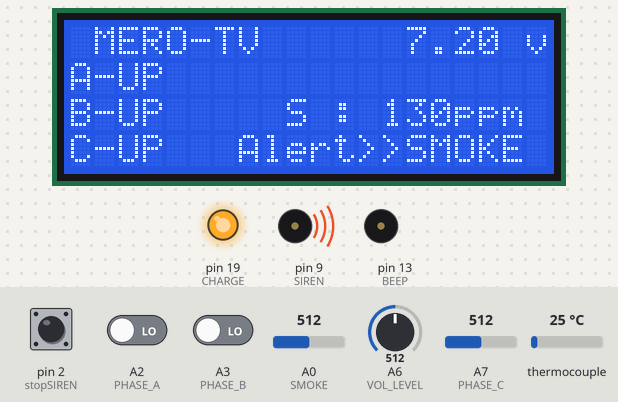
The sketch below on a simulated Arduino Nano, built with avr-gcc and run on an emulated ATmega328P. Shown: 20×4 character LCD, output pins drawn as LEDs (lit = HIGH), buzzer (waves = sounding, pin HIGH). Inputs (shaded band) come from the test bench; at power-on: A0 (SMOKE) = 512, thermocouple 25 °C, A6 (VOL_LEVEL) = 512, pin 2 (stopSIREN) HIGH, A2 (PHASE_A) LOW, A3 (PHASE_B) LOW, A7 (PHASE_C) = 512. What the sketch prints to the serial monitor is not drawn.

Above: at 1.2 s.
1.3 s: A0 (SMOKE) set to 411
At 3.03 s:
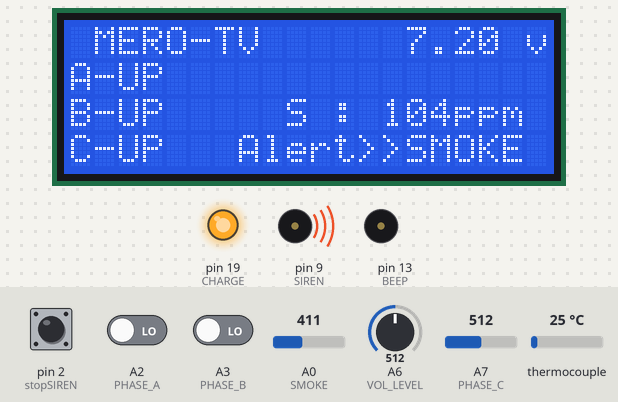
4.0 s: A0 (SMOKE) set to 380
At 4.4 s:
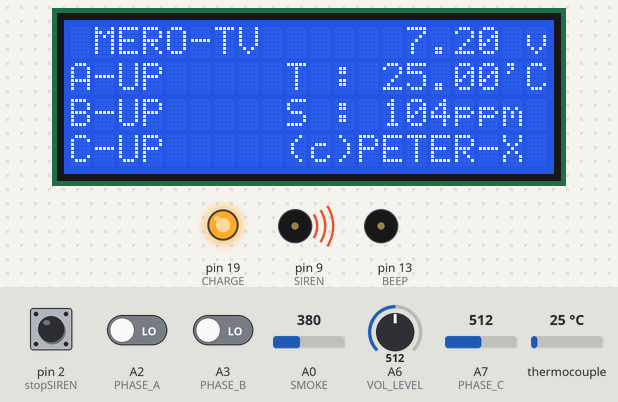
9.8 s: thermocouple set to 32 °C
At 12.1 s:
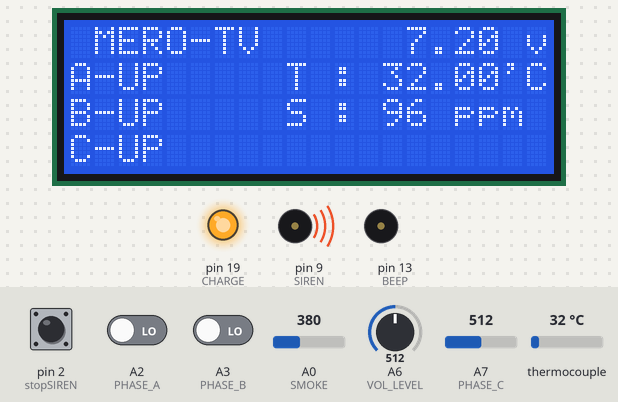
12.4 s: A6 (VOL_LEVEL) set to 479
At 12.99 s:
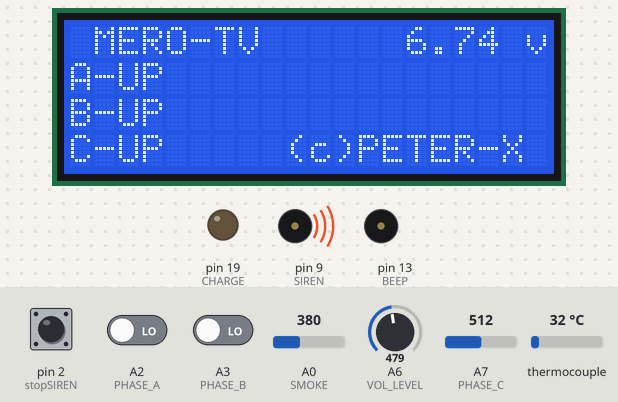
15.1 s: pin 2 (stopSIREN) pulled LOW for 3.2 s
At 17.8 s:
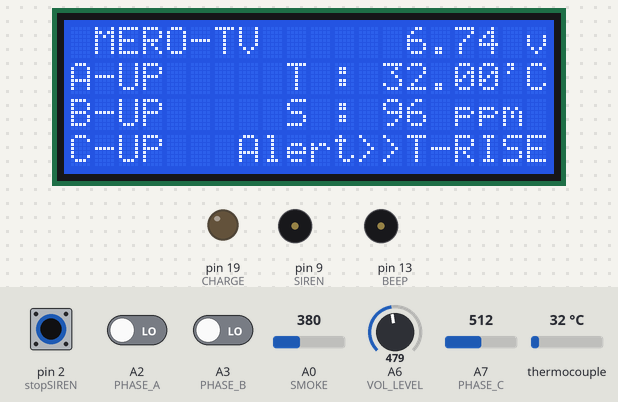
24.3 s: A0 (SMOKE) set to 716
At 26.32 s:
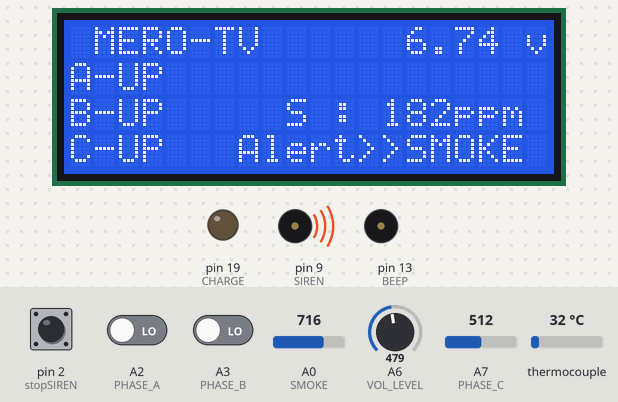
Timing chart, 0 to 29.1 s (numbered marks = the images above; inputs shaded):
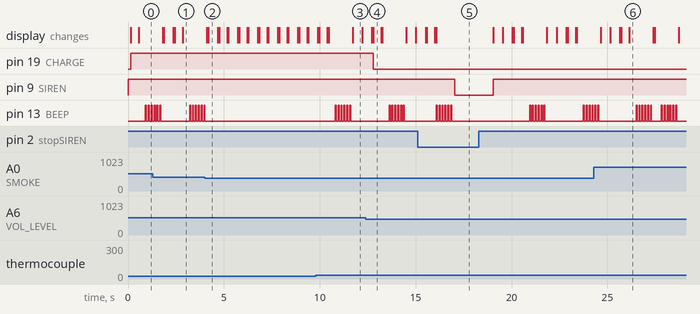

The sketch:

FirmwareMeroTvBackup.ino
```cpp
/*
 * MeroTV automation Firmware V1.0
 * October 2016
 * (c)edward basnet
 */
//  ----------------- Library Initialization  -----------------

//  capacitiveTouchPad
//  Define the digital pins used for the clock and data
#define SCL_PIN 4
#define SDO_PIN 5

/* Used to store the key state */
byte Key;

//  K-type Thermocouple
#include <max6675.h>

int thermo_so_pin  = 10;
int thermo_cs_pin  = 11;
int thermo_sck_pin = 12;

MAX6675 thermocouple(thermo_sck_pin, thermo_cs_pin, thermo_so_pin);

//  MQ-2 smoke sensor

//  LCD
/* * LCD RS pin to digital pin 12
 * LCD Enable pin to digital pin 11
 * LCD D4 pin to digital pin 5
 * LCD D5 pin to digital pin 4
 * LCD D6 pin to digital pin 3
 * LCD D7 pin to digital pin 2
 * LCD R/W pin to ground
 * LCD VSS pin to ground
 * LCD VCC pin to 5V
 * 10K resistor:
 * ends to +5V and ground
 * wiper to LCD VO pin (pin 3)
*/

#define LCD_RS 18
#define LCD_EN 15
#define LCD_D4 3
#define LCD_D5 6
#define LCD_D6 7
#define LCD_D7 8

#include <LiquidCrystal.h>

// initialize the library with the numbers of the interface pins
LiquidCrystal lcd(LCD_RS, LCD_EN, LCD_D4, LCD_D5, LCD_D6, LCD_D7);
/************************************************************************************/

//  Voltage level
#define VOL_LEVEL A6
float initVol, finalVol;
//  Charge Activation
#define CHARGE 19

/*********** AC phase detection **************/
#define PHASE_A A2
#define PHASE_B A3
#define PHASE_C A7

/********* Alarm **********/
#define SIREN 9
#define stopSIREN 2
#define BEEP 13

//Detect interrupt; if happen then activate touchpad and store the inputted value as Threshold

/*********** Smoke **********/
#define SMOKE A0
/****************************/

//  THRESHOLD voltage value for activate/deactivate the alerting mechanism
#define volUpperThreshold 12  //in volt
#define volLowerThreshold 7
#define tempUpperThreshold 29 //in 'C
#define tempLowerThreshold 23
#define smokeUpperThreshold 100  //analog value
#define smokeLowerThreshold 50
#define checkINTERVAL 120000  //in millisecond i.e. 1000ms = 1sec

boolean flag = LOW;

boolean A_flag = LOW, B_flag = LOW, C_flag = LOW;
unsigned long A_down_count = 0, B_down_count = 0, C_down_count = 0;
unsigned long A_down_time = 0, B_down_time = 0, C_down_time = 0;


/****************** Start of setup() *****************/
void setup() {
  pinMode(SIREN, OUTPUT);
  digitalWrite(SIREN, HIGH);  //initiatinging SIREN in off

// Initialise the serial interface
  Serial.begin(9600);

//Initialize LCD
  lcd.begin(20,4);

// Battery Voltage and activate/deactivate charging mechanism
  pinMode(VOL_LEVEL, INPUT);
  pinMode(CHARGE, OUTPUT);
  initVol = readVoltage();

//Initialize Smoke Sensor
  pinMode(SMOKE, INPUT);


//Initialize Temperature Sensor and Callibrate


//Initialize TouchPad
  /* Configure the clock and data pins */
  //pinMode(SCL_PIN, OUTPUT);
  //pinMode(SDO_PIN, INPUT);

//Detect AC Three Phase
  pinMode(PHASE_A, INPUT);
  pinMode(PHASE_B, INPUT);
  pinMode(PHASE_C, INPUT);

//Activate/Deactivate Alarm
  pinMode(BEEP, OUTPUT);
  pinMode(stopSIREN, INPUT);  //panic Switch used to turn off external siren
  pinMode(SIREN, OUTPUT);
  digitalWrite(SIREN, HIGH);  //initiatinging SIREN in off mode
}
/************ End of setup() ************/

/************************** main() Program *************************/


void loop() {
  Serial.println(digitalRead(stopSIREN));
  lcd.clear();
  lcd.begin(20,4);
  lcdPrint(1,0,"MERO-TV"); //arguments = setcursor(x, y), char
  lcdPrint(9,3,"(c)PETER-X");

//  AC phase online/offline status
// AC phase detection
  phaseA();
  if(millis() - A_down_time > checkINTERVAL){
    if(A_flag){
      lcdPrint(0,1,"A-DOWN");
      alert("A-DOWN",0,3000);
      }
    }else{
      lcdPrint(0,1,"        ");
      lcdPrint(0,1,"A-UP");
      }
  phaseB();
  if(millis() - B_down_time > checkINTERVAL){
    if(B_flag){
      lcdPrint(0,2,"B-DOWN");
      alert("B-DOWN",0,3000);
      }
    }else{
      lcdPrint(0,2,"        ");
      lcdPrint(0,2,"B-UP");
      }
  phaseC();
  if(millis() - C_down_time > checkINTERVAL){
    if(C_flag){
      lcdPrint(0,3,"C-DOWN");
      alert("C-DOWN",0,3000);
      }
    }else{
      lcdPrint(0,3,"        ");
      lcdPrint(0,3,"C-UP");
      }

//  Battery voltage level status
    //Serial.print("initVol : ");
    //Serial.println(initVol);
  float vol = readVoltage();
  lcd.setCursor(14,0);
  lcd.print(vol);
  lcdPrint(19,0,"v");
//  Battery Charging/Discharging
  if(vol <= volUpperThreshold && vol >= volLowerThreshold){
    digitalWrite(CHARGE, HIGH);
  }else digitalWrite(CHARGE, LOW);


//  Smoke Level
  int z = smokeSense();
  //Serial.print("Smoke : ");
  lcdPrint(9,2,"S : ");
  //Serial.println(smokeSense());
  lcd.setCursor(13,2);
  lcd.print(z);
  lcdPrint(16,2,"ppm");
  if(z >= smokeUpperThreshold){
      if(!digitalRead(stopSIREN)){
        for(int g = 0; g<=5; g++){
          lcd.setCursor(7, 3);
          lcd.print("             ");
          lcd.setCursor(7, 3);
          lcd.print("Alert>>");
          lcd.setCursor(14,3);
          lcd.print("SMOKE");
          digitalWrite(BEEP, HIGH);
          delay(50);
          digitalWrite(BEEP, LOW);
          delay(100);
       }
      }else{
          lcd.setCursor(7, 3);
          lcd.print("             ");
          lcd.setCursor(7, 3);
          lcd.print("Alert>>");
          lcd.setCursor(14,3);
          lcd.print("SMOKE");
        }
  alert("SMOKE",0,2000);
  }
    //Serial.println("Smoke detected");

  //}

//  Temperature Level
  float total = 0, temp;
  for(int n=1; n<=20; n++){
    temp = thermocouple.readCelsius();
    total += temp;
    delay(2);
  }
  total = total / 20.00;

  lcdPrint(9,1,"T : ");
  lcd.setCursor(13,1);
  lcd.print(total);
  lcdPrint(18,1,"'C");

  if(total >= tempUpperThreshold){
      if(!digitalRead(stopSIREN)){
        for(int g = 0; g<=5; g++){
          lcd.setCursor(7, 3);
          lcd.print("             ");
          lcd.setCursor(7, 3);
          lcd.print("Alert>>");
          lcd.setCursor(14,3);
          lcd.print("T-RISE");
          digitalWrite(BEEP, HIGH);
          delay(50);
          digitalWrite(BEEP, LOW);
          delay(100);
       }
      }else{
          lcd.setCursor(7, 3);
          lcd.print("             ");
          lcd.setCursor(7, 3);
          lcd.print("Alert>>");
          lcd.setCursor(14,3);
          lcd.print("T-RISE");
        }
    alert("T-RISE",0,2000);
    delay(500);
  }

    lcdPrint(9,3,"(c)PETER-X");
    delay(500);
}
/*******************End of main program*******************/

/***************** Phase Sense ******************/
void phaseA(){
    if(digitalRead(PHASE_A)){
      A_down_count++;
      if(A_down_count==1){
        A_down_time = millis();
        A_flag = HIGH;
        }
    }else{
      A_down_count=0;
      A_down_time = millis();
      A_flag = LOW;
      }
}

void phaseB(){
  if(digitalRead(PHASE_B)){
      B_down_count++;
      if(B_down_count==1){
        B_down_time = millis();
        B_flag = HIGH;
        }
    }else{
      B_down_count=0;
      B_down_time = millis();
      B_flag = LOW;
      }
}

void phaseC(){
  if(analogRead(PHASE_C)>=50){
      C_down_count++;
      if(C_down_count==1){
        C_down_time = millis();
        C_flag = HIGH;
        }
    }else{
      C_down_count=0;
      C_down_time = millis();
      C_flag = LOW;
      }
}

/************** Voltage Sense***********/
 float readVoltage()
{
  float vout = 0.0, vin = 0.0, R1 = 22000.0, R2 = 10000.0;
  int sensorValue = 0;
  //for(int k = 1; k<=20; k++){
  sensorValue = analogRead(VOL_LEVEL); //read the A0 pin value
  //Serial.println(sensorValue);
  //delay(20);
  //}
  //sensorValue = sensorValue / 19; //taking average value
  //Serial.println(sensorValue);
  vout = (sensorValue * 4.50) / 1024.0;   //(sensorValue * 5)/1023
  vin = vout / (R2 / (R1+R2));
  if(vin<0.09){vin = 0.0; //undesired reading
  }

  //Serial.print("Battery = ");
  //Serial.print(vin); //print the voltage to LCD
  //Serial.print(" v");
  //Serial.println();
 return vin;
}
/******* End of voltage level **********/

/*********** smoke **************/
int smokeSense(){
  int val, smokeValue = 0;
  for(int k = 0; k<=40; k++){
  smokeValue += analogRead(SMOKE);
  delay(10);
  }
  val = smokeValue / 40;
  val = map(val, 0, 1023, 0, 255);
  Serial.println(val);
 return val;
  }

/*********** print something on lcd ***********/
void lcdPrint(int x, int y, char *z){  //x for column no. , y for row no. , z for character
  lcd.setCursor(x, y);
  lcd.print(z);
  }

/*************** Alert ***************/
void alert(char* k, boolean l, int m){  //k for string, l for boolean Siren Activate or deactivate, m for delaTime
  Serial.println(digitalRead(stopSIREN));
  if(digitalRead(stopSIREN)) {
    lcd.setCursor(7, 3);
    lcd.print("Alert>>");
    lcd.setCursor(14,3);
    lcd.print(k);
    delay(350);
    Serial.println("I am inside stopSiren funtion");
    for(int g = 0; g<=5; g++){
      digitalWrite(BEEP, HIGH);
      delay(50);
      digitalWrite(BEEP, LOW);
      delay(100);
    }
    lcd.setCursor(7, 3);
    lcd.print("             ");
  }
  if(!digitalRead(stopSIREN)){
    lcd.setCursor(7, 3);
    lcd.print("Alert>>");
    lcd.setCursor(14,3);
    lcd.print(k);
    delay(50);
    digitalWrite(SIREN, l);
    delay(m);
    digitalWrite(SIREN, HIGH);
    lcd.setCursor(7, 3);
    lcd.print("             ");
    }
}


/* Read the state of the keypad */
/* byte Read_Keypad(void)
{
  byte Count;
  byte Key_State = 0;
  // Pulse the clock pin 16 times (one for each key of the keypad)
  //   and read the state of the data pin on each pulse
  for(Count = 1; Count <= 16; Count++)
  {
    digitalWrite(SCL_PIN, LOW);
    // If the data pin is low (active low mode) then store the
    //   current key number
    if (!digitalRead(SDO_PIN))
      Key_State = Count;
      digitalWrite(SCL_PIN, HIGH);
  }
  return Key_State;
}

//  End of Keypad
*/
```

Measured:
- the behaviour switches between 393 and 392 on A0 (SMOKE) (found by bisection; images 1 and 2)
- the behaviour switches between 28 and 29 °C on thermocouple (found by bisection; images 2 and 3)
- the behaviour switches between 498 and 497 on A6 (VOL_LEVEL) (found by bisection; images 3 and 4)
- after the input at 4.0 s, pin 13 (BEEP): goes on until 4.0 s, then stays LOW
- after the input at 9.8 s, pin 13 (BEEP): alternates HIGH for 0.05 s and LOW for 0.10 s, 12 changes in all, then stays LOW, starting after 1.0 s
- after the input at 12.4 s, pin 19 (CHARGE): HIGH → LOW after 0.39 s
- after the input at 15.1 s, pin 9 (SIREN): HIGH → LOW after 1.9 s, → HIGH 2.0 s later
- after the input at 24.3 s, the display: first differs from a run without the input after 1.8 s (image 6)
